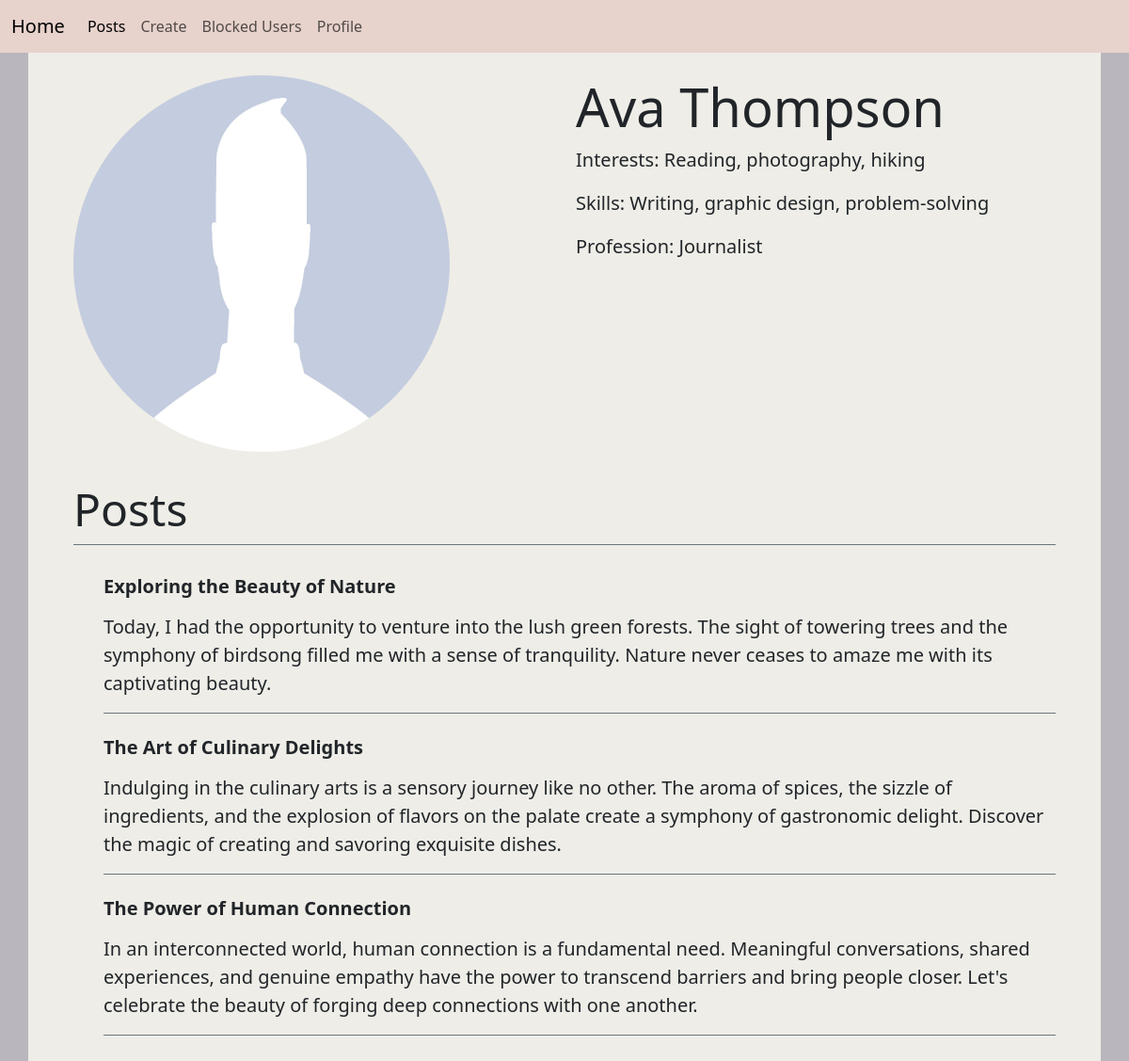
The page /profile/ (signed in) on the database its author committed.
### posts/models.py (models this page shows, shortened)
class UserProfile(models.Model):
    user = models.OneToOneField(User, on_delete=models.CASCADE)
    image = models.ImageField(upload_to='images', default='../images/no-profile-picture-icon.jpg')
    blocked_users = models.ManyToManyField(User, related_name='blocked_by_users', blank=True)
    interests = models.CharField(max_length=255, blank=True)
    skills = models.CharField(max_length=255, blank=True)
    profession = models.CharField(max_length=255, blank=True)

class Post(models.Model):
    title = models.CharField(max_length=255)
    author = models.ForeignKey(User, on_delete=models.CASCADE, null=True, blank=True)
    content = models.TextField(null=True, blank=True)
    created_at = models.DateTimeField(default=timezone.now)
    last_updated = models.DateTimeField(auto_now=True)
    files = models.FileField(upload_to='post_files/', blank=True, null=True)

### posts/views.py (the view)
# urls.py: path('profile/', profile_view, name='profile'),
def profile_view(request):
    user = request.user
    profile = user.userprofile
    posts = Post.objects.filter(author=user)
    return render(request, 'profile.html', {'profile': profile, 'posts': posts})

### posts/templates/profile.html (shortened to what this page needs)
<!DOCTYPE html>
<html lang="en">
<head>
    <link href="https://cdn.jsdelivr.net/npm/bootstrap@5.3.0/dist/css/bootstrap.min.css" rel="stylesheet"
>
</head>
<body style="background-color: #B9B7BD">
<nav class="navbar navbar-expand-lg " style="background-color: #E7D2CC">
    <div class="container-fluid">
        <a class="navbar-brand" href="{% url 'posts' %}">Home</a>
        <div class="collapse navbar-collapse" id="navbarNav">
            <ul class="navbar-nav">
                <li class="nav-item">
                    <a class="nav-link active" aria-current="page" href="{% url 'posts' %}">Posts</a>
                </li>
                <li class="nav-item">
                    <a class="nav-link" href="{% url 'add' %}">Create</a>
                </li>
                <li class="nav-item">
                    <a class="nav-link" href="{% url 'blockedUsers' %}">Blocked Users</a>
                </li>
                <li class="nav-item">
                    <a class="nav-link" href="{% url 'profile' %}">Profile</a>
                </li>
            </ul>
        </div>
    </div>
</nav>
<div class="container py-4 px-5" style="background-color: #EEEDE7">
    <div class="row">
        <div class="col">
            <img src="{{MEDIA_URL}}{{profile.image.url}}" alt="Profile Photo" class="rounded-circle"
                 style="width: 400px; height: 400px">
        </div>
        <div class="col">
            <h1 class="display-4">{{ profile.user.first_name }} {{ profile.user.last_name }}</h1>
            <p class="lead">Interests: {{ profile.interests }}</p>
            <p class="lead">Skills: {{ profile.skills }}</p>
            <p class="lead">Profession: {{ profile.profession }}</p>
        </div>
    </div>
    <h2 class="display-5 fw-normal border-bottom  border-secondary my-4 py-2">Posts</h2>
    <ul>
        {% for post in posts %}
        <figure class="start border-bottom border-secondary pt-2">
            <blockquote class="blockquote display-6 fw-semibold">
                <p>{{post.title}}</p>
            </blockquote>
            <p class="lead">
                {{post.content}}
            </p>
        </figure>
        {% endfor %}
    </ul>
</div>
</body>
</html>

### rows shown on the page
UserProfile: image (picture), user.first_name "Ava", user.last_name "Thompson", interests "Reading, photography, hiking", skills "Writing, graphic design, problem-solving", profession "Journalist"
Post: title "Exploring the Beauty of Nature", content "Today, I had the opportunity to venture into the lush green forests. The sight of towering trees and the symphony of birdsong filled me with a sense of tranquility. Nature never ceases to amaze me with its captivating beauty."
Post: title "The Art of Culinary Delights", content "Indulging in the culinary arts is a sensory journey like no other. The aroma of spices, the sizzle of ingredients, and the explosion of flavors on the palate create a symphony of gastronomic delight. Discover the magic of creating and savoring exquisite dishes."
Post: title "The Power of Human Connection", content "In an interconnected world, human connection is a fundamental need. Meaningful conversations, shared experiences, and genuine empathy have the power to transcend barriers and bring people closer. Let's celebrate the beauty of forging deep connections with one another."
